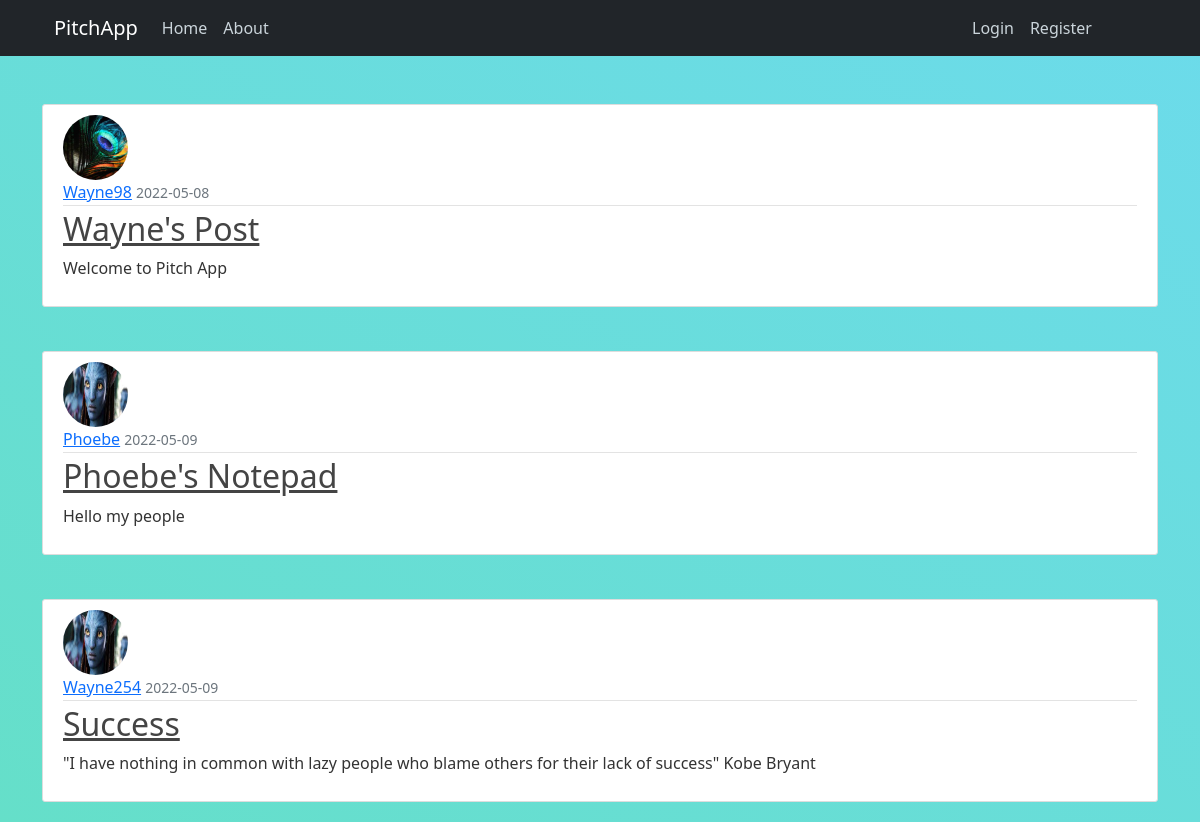
Page /home on the earlier database version.
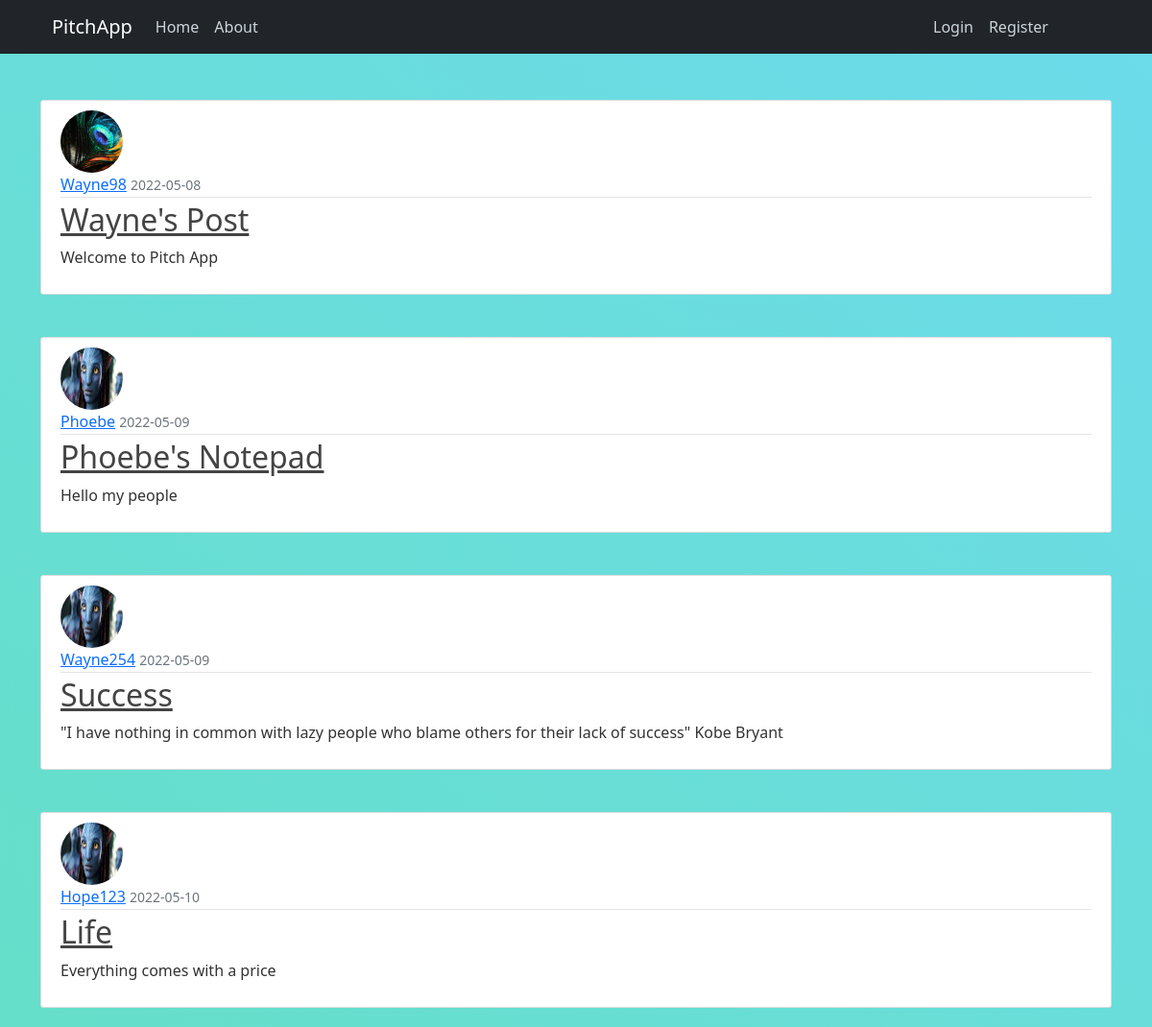
Same page on the later database version.
### pitchapp/models.py (models this page shows, shortened)
class Post(db.Model):
    id = db.Column(db.Integer, primary_key=True)
    title = db.Column(db.String(120), nullable=False)
    date_posted = db.Column(db.DateTime, nullable=False, default=datetime.utcnow)
    content = db.Column(db.Text, nullable=False)
    user_id = db.Column(db.Integer, db.ForeignKey('user.id'), nullable=False)

class User(db.Model, UserMixin):
    id = db.Column(db.Integer, primary_key=True)
    username = db.Column(db.String(20), unique=True, nullable=False)
    email = db.Column(db.String(150), unique=True, nullable=False)
    image_file = db.Column(db.String(20), nullable=False, default='default.jpg')
    password = db.Column(db.String(70), nullable=False)
    posts = db.relationship('Post', backref='author', lazy=True)

### pitchapp/main/routes.py (the view)
@main.route("/")
@main.route("/home")
def home():
    posts = Post.query.all()
    return render_template('home.html', posts=posts)

### pitchapp/templates/home.html
{% extends "base.html" %}
{% block content %}
    {% for post in posts %}
    <br>
    <article class="media content-section">
      <img class="rounded-circle article-img" src="{{ url_for('static', filename='profile_picture/' + post.author.image_file) }}" alt="">
        <div class="media-body">
          <div class="article-metadata">
            <a class="mr-2" href="#">{{ post.author.username }}</a>
            <small class="text-muted">{{ post.date_posted.strftime('%Y-%m-%d') }}</small>
          </div>
          <h2><a class="article-title" href="{{ url_for('posts.post', post_id=post.id) }}">{{ post.title }}</a></h2>
          <p class="article-content">{{ post.content }}</p>
        </div>
      </article>
    {% endfor%}
{% endblock content %}

### pitchapp/templates/base.html (shortened to what this page needs)
<!DOCTYPE html>
<html lang="en">
<head>
    <link href="https://cdn.jsdelivr.net/npm/bootstrap@5.1.3/dist/css/bootstrap.min.css" rel="stylesheet"
>
    <link rel="stylesheet" href="{{ url_for('static', filename='main.css')}}">
</head>
<body>
    <header class="site-header">
        <div class="row">
            <div class="col-md-8">
                <nav class="navbar navbar-expand-lg navbar-dark bg-dark fixed-top">
                    <div class="container">
                        <a class="navbar-brand mr-4" href="/">PitchApp</a>
                        <div class="collapse navbar-collapse" id="navbarToggle">
                            <div class="navbar-nav mr-auto">
                                <a class="nav-item nav-link" href="{{url_for('main.home')}}">Home</a>
                                <a class="nav-item nav-link" href="{{url_for('main.about')}}">About</a>
                            </div>
                        </div>
                        <div class="col-md-2">
                            <div class="navbar-nav">
                                {% if current_user.is_authenticated %}
                                    <a class="nav-item nav-link" href="{{url_for('posts.new_post')}}">New Pitch</a>
                                    <a class="nav-item nav-link" href="{{url_for('users.account')}}">Account</a>
                                    <a class="nav-item nav-link" href="{{url_for('users.logout')}}">Logout</a>
                                {% else %}
                                    <a class="nav-item nav-link" href="{{url_for('users.login')}}">Login</a>
                                    <a class="nav-item nav-link" href="{{url_for('users.register')}}">Register</a>
                                {% endif %}
                            </div>
                        </div>
                    </div>
            </div>
        </div>
    </header>
    <div class="container">
        {% block content %}{% endblock %}
    </div>
</body>
</html>

### pitchapp/static/main.css (style rules this page uses)
body { background: linear-gradient(to right top,#65dfc9,#6cdbeb); color: #333333; margin-top: 5rem; }
h1, h2, h3, h4, h5, h6 { color: #444444; }
.site-header .navbar-nav .nav-link { color: #cbd5db; }
.content-section { background: #ffffff; padding: 10px 20px; border: 1px solid #dddddd; border-radius: 3px; margin-bottom: 20px; }
.article-title { color: #444444; }
.article-content { white-space: pre-line; }
.article-img { height: 65px; width: 65px; margin-right: 16px; }
.article-metadata { padding-bottom: 1px; margin-bottom: 4px; border-bottom: 1px solid #e3e3e3 }

Differences in the rows shown:
added Post: image_file (placeholder picture), author.username "Hope123", date_posted "2022-05-10", title "Life", content "Everything comes with a price"
